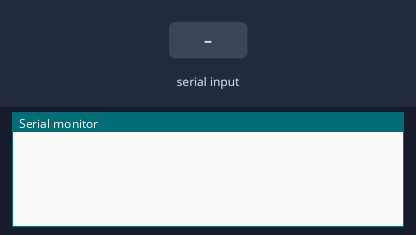
Simulated run of this sketch. Board: Arduino Uno, built with avr-gcc and run on an emulated ATmega328P. Parts: the last lines printed to the serial monitor. The inputs (shaded band) are chosen by the test bench. EEPROM starts erased.

Above: at 4.6 s.
4.7 s: "read " received over Serial
At 6.4 s:
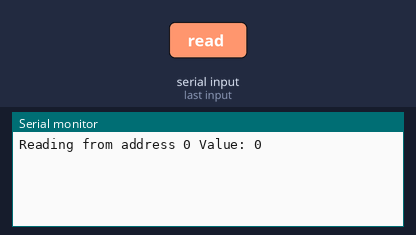
7.2 s: "write " received over Serial
At 9.4 s:
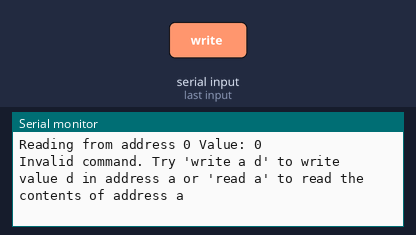
9.7 s: "write  45\n" received over Serial
At 11.6 s:
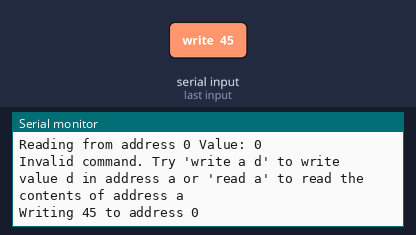

Measured:
- after the input at 4.7 s, the serial monitor: prints a new line after 1.0 s (image 1)
- after the input at 7.2 s, the serial monitor: prints a new line after 1.0 s (image 2)
- after the input at 9.7 s, the serial monitor: prints a new line after 1.0 s (image 3)

The sketch:

EEPROM_dec08a_2.ino
```cpp
#include <EEPROM.h>

void setup() {
   Serial.begin(9600);

    // Erase all of the EEPROM addresses
    for (int i = 0; i < EEPROM.length(); i++) {
      EEPROM.write(i, 0);
  }
}

void loop() {
  int address;
  String command = Serial.readString();
  if(command.startsWith("read ")) {
      address = command.substring(5).toInt();
      Serial.print("Reading from address ");
      Serial.print(address);
      Serial.print(" Value: ");
      Serial.println(EEPROM.read(address));
  } else if(command.startsWith("write ")) {
      int secondSpace = command.substring(6).indexOf(" ");
      if (secondSpace == -1) {
        Serial.println("Invalid command. Try 'write a d' to write value d in address a or 'read a' to read the contents of address a");
      } else {
        address = command.substring(6, 6 + secondSpace).toInt();
        int data = command.substring((6 + secondSpace) + 1).toInt();
        String text = "Writing " + data;
        Serial.print("Writing ");
        Serial.print(data);
        Serial.print(" to address " );
        Serial.println(address);
        text += " to address " + address;
        //Serial.println(text);
        EEPROM.write(address, data);
      }
  } else {
    //Serial.println("Invalid command. Try 'write a d' to write value d in address a or 'read a' to read the contents of address a");
  }
}
```
